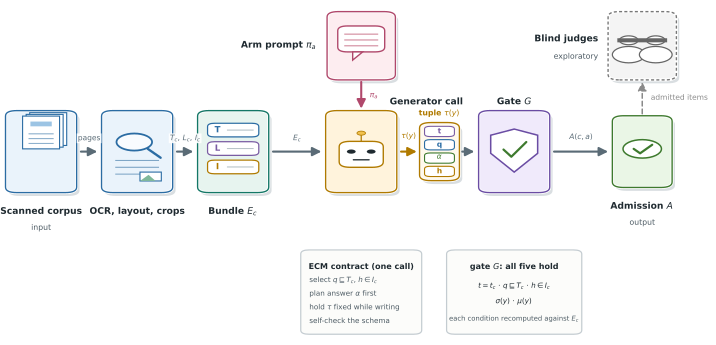

Generate this figure with Python:
#!/usr/bin/env python3
"""Render Fig. 1: ECM-TQAG architecture and data pipeline in one schematic.

Design: a single left-to-right flow with explicit inputs and outputs,
large visible arrowheads, and edge labels placed beside (never on) the
arrows. The architecture side is detailed: the returned evidence tuple
tau(y) is drawn as an explicit four-field object, the four contract
operations are listed under the generator call, the five gate
conditions are listed under the gate, and the bundle E_c is shown
feeding the gate as well as the call. Symbols are kept in sync with
the Method section of main.tex.
"""
from __future__ import annotations

from pathlib import Path

import matplotlib

matplotlib.use("Agg")
import matplotlib.pyplot as plt
from matplotlib.patches import (Circle, Ellipse, FancyArrowPatch,
                                FancyBboxPatch, Polygon, Rectangle)

HERE = Path(__file__).resolve().parent

matplotlib.rcParams.update({
    "font.family": "DejaVu Sans",
    "font.size": 6.5,
    "pdf.fonttype": 42,
    "ps.fonttype": 42,
    "mathtext.fontset": "dejavusans",
})

W, H = 7.16, 3.45
fig = plt.figure(figsize=(W, H), facecolor="white")
ax = fig.add_axes((0.002, 0.004, 0.996, 0.992))
ax.set_xlim(0, 1)
ax.set_ylim(0, 1)
ax.axis("off")

INK = "#1F2A30"
MUTED = "#4C5A63"
ARROW = "#5A6B76"
AMBER = "#B07A00"
TEAL = "#147766"
GRAY = "#8A8A8A"
GREEN = "#3E7A2E"

HW, HH = 0.050, 0.120          # main-row sticker half-size
ROW, TOP = 0.56, 0.87          # main row and top row centres


def sticker(cx, cy, fill, edge, hw=HW, hh=HH, dashed=False):
    w, h = 2 * hw, 2 * hh
    ax.add_patch(FancyBboxPatch(
        (cx - hw + 0.004, cy - hh - 0.010), w, h,
        boxstyle="round,pad=0.0,rounding_size=0.016",
        linewidth=0, facecolor="#D9DEE1", zorder=2))
    ax.add_patch(FancyBboxPatch(
        (cx - hw, cy - hh), w, h,
        boxstyle="round,pad=0.0,rounding_size=0.016",
        linewidth=2.2, edgecolor="white", facecolor=fill, zorder=3))
    ax.add_patch(FancyBboxPatch(
        (cx - hw, cy - hh), w, h,
        boxstyle="round,pad=0.0,rounding_size=0.016",
        linewidth=1.0, edgecolor=edge,
        linestyle=(0, (2.2, 1.6)) if dashed else "solid",
        facecolor="none", zorder=4))


def label(cx, cy, text, sub=None):
    ax.text(cx, cy, text, color=INK, fontsize=6.6, fontweight="bold",
            ha="center", va="top", zorder=8)
    if sub:
        ax.text(cx, cy - 0.050, sub, color=MUTED, fontsize=5.6,
                ha="center", va="top", zorder=8)


def edge(x0, y0, x1, y1, text=None, color=ARROW, dashed=False, lw=1.5,
         side="above", curve=None):
    """Arrow with a big head; optional label offset off the line."""
    kw = dict(arrowstyle="-|>", mutation_scale=13, linewidth=lw,
              color=color, shrinkA=0, shrinkB=0, zorder=5)
    if curve is not None:
        kw["connectionstyle"] = f"arc3,rad={curve}"
    if dashed:
        kw["linestyle"] = (0, (3.0, 2.1))
    ax.add_patch(FancyArrowPatch((x0, y0), (x1, y1), **kw))
    if text:
        mx, my = (x0 + x1) / 2, (y0 + y1) / 2
        if curve is not None:
            my += -0.055 if curve > 0 else 0.055
        elif side == "above":
            my += 0.028
        elif side == "below":
            my -= 0.028
        else:  # right of a vertical arrow
            mx += 0.012
        ha = "left" if side == "right" else "center"
        va = "center" if side == "right" else (
            "bottom" if (side == "above" or (curve or 0) < 0) else "top")
        ax.text(mx, my, text, color=color, fontsize=5.4, ha=ha, va=va,
                zorder=9, bbox=dict(facecolor="white", edgecolor="none",
                                    pad=0.8, alpha=0.9))


def elbow(pts, color=AMBER, lw=1.1, dashed=True):
    """Right-angle connector through the given points, arrow at the end."""
    for (x0, y0), (x1, y1) in zip(pts[:-2], pts[1:-1]):
        ax.plot([x0, x1], [y0, y1], color=color, linewidth=lw,
                linestyle=(0, (3.0, 2.1)) if dashed else "solid",
                zorder=5)
    (x0, y0), (x1, y1) = pts[-2], pts[-1]
    ax.add_patch(FancyArrowPatch((x0, y0), (x1, y1), arrowstyle="-|>",
                                 mutation_scale=11, linewidth=lw,
                                 color=color, shrinkA=0, shrinkB=0,
                                 linestyle=(0, (3.0, 2.1)) if dashed
                                 else "solid", zorder=5))


def panel(cx, top, w, h, title):
    ax.add_patch(FancyBboxPatch(
        (cx - w / 2, top - h), w, h,
        boxstyle="round,pad=0.0,rounding_size=0.012",
        linewidth=0.9, edgecolor="#C4CCD1", facecolor="#FCFCFA",
        zorder=4))
    ax.text(cx, top - 0.038, title, color=INK, fontsize=5.8,
            fontweight="bold", ha="center", va="top", zorder=8)


def chip(cx, cy, text):
    ax.text(cx, cy, text, color=INK, fontsize=4.9, ha="center",
            va="center", zorder=8,
            bbox=dict(facecolor="white", edgecolor=GREEN,
                      boxstyle="round,pad=1.8", linewidth=0.8))


# ------------------------------------------------------------- node centres
CORPUS = (0.055, ROW)
EXTRACT = (0.190, ROW)
BUNDLE = (0.325, ROW)
GEN = (0.505, ROW)
TAU = (0.615, ROW)
GATE = (0.720, ROW)
OUT = (0.900, ROW)
PROMPT = (0.505, TOP)
JUDGE = (0.900, TOP)
THW, THH = 0.028, 0.085        # tau card half-size

# ------------------------------------------------------------- icons
# Scanned corpus: page stack.
sticker(*CORPUS, "#EAF3FB", "#2B6CA3")
sx, sy = CORPUS
for off in (0.010, 0.005, 0.0):
    ax.add_patch(Rectangle((sx - 0.026 + off, sy + 0.008 + off), 0.052,
                           0.096, facecolor="white", edgecolor="#2B6CA3",
                           linewidth=0.8, zorder=5))
ax.add_patch(Rectangle((sx - 0.015, sy + 0.074), 0.030, 0.014,
                       facecolor="#9CC4E4", edgecolor="none", zorder=6))
for yy in (0.052, 0.038, 0.024):
    ax.plot([sx - 0.017, sx + 0.017], [sy + yy, sy + yy],
            color="#7FA6C6", linewidth=0.7, zorder=6)

# Extraction: magnifier over text plus a small crop frame.
sticker(*EXTRACT, "#EAF3FB", "#2B6CA3")
ex, ey = EXTRACT
for yy in (-0.066, -0.046, -0.026):
    ax.plot([ex - 0.030, ex + 0.030], [ey + yy, ey + yy],
            color="#7FA6C6", linewidth=0.8, zorder=5)
ax.add_patch(Ellipse((ex - 0.004, ey + 0.028), 0.050, 0.050,
                     facecolor="#FFFFFFB0", edgecolor="#2B6CA3",
                     linewidth=1.3, zorder=6))
ax.plot([ex + 0.015, ex + 0.033], [ey + 0.008, ey - 0.018],
        color="#2B6CA3", linewidth=1.7, solid_capstyle="round", zorder=6)
ax.add_patch(Rectangle((ex + 0.004, ey - 0.086), 0.030, 0.026,
                       facecolor="white", edgecolor="#2B6CA3",
                       linewidth=0.8, zorder=5))
ax.add_patch(Polygon([(ex + 0.004, ey - 0.086), (ex + 0.016, ey - 0.068),
                      (ex + 0.026, ey - 0.086)],
                     facecolor="#7FB89A", edgecolor="none", zorder=6))

# Bundle: three chips T / L / I.
sticker(*BUNDLE, "#E7F4EF", TEAL)
bx, by = BUNDLE
for k, (ch, col) in enumerate((("T", "#2B6CA3"), ("L", "#7A5CA3"),
                               ("I", AMBER))):
    yy = by + 0.062 - k * 0.054
    ax.add_patch(FancyBboxPatch((bx - 0.036, yy - 0.019), 0.072, 0.040,
                                boxstyle="round,pad=0.0,rounding_size=0.010",
                                facecolor="white", edgecolor=col,
                                linewidth=0.9, zorder=5))
    ax.text(bx - 0.022, yy + 0.001, ch, color=col, fontsize=6.2,
            fontweight="bold", ha="center", va="center", zorder=6)
    ax.plot([bx - 0.008, bx + 0.028], [yy + 0.001, yy + 0.001],
            color="#B9C4C9", linewidth=0.8, zorder=6)

# Arm prompt: chat bubble.
sticker(*PROMPT, "#FDEDF0", "#B0486B", hw=0.048, hh=0.100)
px, py = PROMPT
ax.add_patch(FancyBboxPatch((px - 0.033, py - 0.018), 0.066, 0.076,
                            boxstyle="round,pad=0.0,rounding_size=0.014",
                            facecolor="white", edgecolor="#B0486B",
                            linewidth=1.0, zorder=5))
ax.add_patch(Polygon([(px - 0.012, py - 0.018), (px + 0.002, py - 0.018),
                      (px - 0.012, py - 0.042)],
                     facecolor="white", edgecolor="#B0486B",
                     linewidth=1.0, zorder=5))
for yy in (0.034, 0.017, 0.000):
    ax.plot([px - 0.023, px + 0.023], [py + yy, py + yy],
            color="#D797A8", linewidth=0.9, zorder=6)

# Generator call: robot head.
sticker(*GEN, "#FFF3DC", AMBER)
gx0, gy0 = GEN
ax.add_patch(FancyBboxPatch((gx0 - 0.031, gy0 - 0.046), 0.062, 0.076,
                            boxstyle="round,pad=0.0,rounding_size=0.016",
                            facecolor="white", edgecolor=AMBER,
                            linewidth=1.0, zorder=5))
ax.plot([gx0, gx0], [gy0 + 0.030, gy0 + 0.048], color=AMBER,
        linewidth=0.9, zorder=5)
ax.add_patch(Circle((gx0, gy0 + 0.054), 0.006, facecolor="#F2C14E",
                    edgecolor=AMBER, linewidth=0.6, zorder=6))
ax.add_patch(Circle((gx0 - 0.014, gy0 + 0.000), 0.0062, facecolor=INK,
                    edgecolor="none", zorder=6))
ax.add_patch(Circle((gx0 + 0.014, gy0 + 0.000), 0.0062, facecolor=INK,
                    edgecolor="none", zorder=6))
ax.plot([gx0 - 0.011, gx0 + 0.011], [gy0 - 0.024, gy0 - 0.024],
        color=INK, linewidth=1.0, solid_capstyle="round", zorder=6)

# Evidence tuple card: four fields t / q / alpha / h.
sticker(*TAU, "#FFF9EC", AMBER, hw=THW, hh=THH)
tx, ty = TAU
for k, (ch, col) in enumerate((("t", "#7A5CA3"), ("q", "#2B6CA3"),
                               ("$\\alpha$", GREEN), ("h", AMBER))):
    yy = ty + 0.058 - k * 0.039
    ax.add_patch(FancyBboxPatch((tx - 0.021, yy - 0.014), 0.042, 0.030,
                                boxstyle="round,pad=0.0,rounding_size=0.008",
                                facecolor="white", edgecolor=col,
                                linewidth=0.8, zorder=5))
    ax.text(tx, yy + 0.001, ch, color=col, fontsize=5.4,
            fontweight="bold", ha="center", va="center", zorder=6)

# Gate: shield with check.
sticker(*GATE, "#F0EAFB", "#6A4CA3")
gx, gy = GATE
shield = [(gx, gy + 0.066), (gx + 0.033, gy + 0.048), (gx + 0.033, gy - 0.005),
          (gx, gy - 0.060), (gx - 0.033, gy - 0.005), (gx - 0.033, gy + 0.048)]
ax.add_patch(Polygon(shield, facecolor="white", edgecolor="#6A4CA3",
                     linewidth=1.1, zorder=5))
ax.plot([gx - 0.015, gx - 0.004, gx + 0.017],
        [gy + 0.006, gy - 0.015, gy + 0.028],
        color=GREEN, linewidth=1.6, solid_capstyle="round", zorder=6)

# Output: badge with check.
sticker(*OUT, "#EAF6E6", GREEN, hw=0.042, hh=0.105)
ox, oy = OUT
ax.add_patch(Circle((ox, oy + 0.008), 0.027, facecolor="white",
                    edgecolor=GREEN, linewidth=1.1, zorder=5))
ax.plot([ox - 0.012, ox - 0.003, ox + 0.014],
        [oy + 0.008, oy - 0.005, oy + 0.020],
        color=GREEN, linewidth=1.6, solid_capstyle="round", zorder=6)

# Blind judges: two masked heads, dashed sticker.
sticker(*JUDGE, "#F4F4F4", "#777777", hw=0.048, hh=0.100, dashed=True)
jx, jy = JUDGE
for off in (-0.019, 0.019):
    ax.add_patch(Circle((jx + off, jy + 0.016), 0.013, facecolor="white",
                        edgecolor="#666666", linewidth=0.9, zorder=5))
    ax.add_patch(Ellipse((jx + off, jy - 0.026), 0.046, 0.048,
                         facecolor="white", edgecolor="#666666",
                         linewidth=0.9, zorder=5))
ax.add_patch(Rectangle((jx - 0.035, jy + 0.010), 0.070, 0.012,
                       facecolor="#666666", edgecolor="none", zorder=6))

# ------------------------------------------------------------- labels
label(CORPUS[0], CORPUS[1] - HH - 0.042, "Scanned corpus", "input")
label(EXTRACT[0], EXTRACT[1] - HH - 0.042, "OCR, layout, crops")
label(BUNDLE[0], BUNDLE[1] - HH - 0.042, "Bundle $E_c$")
label(OUT[0], OUT[1] - 0.105 - 0.042, "Admission $A$", "output")
# generator and gate labels sit above their stickers so the detail
# connectors below stay clear
ax.text(GEN[0] + 0.040, GEN[1] + HH + 0.012, "Generator call",
        color=INK, fontsize=6.6, fontweight="bold", ha="left",
        va="bottom", zorder=8)
ax.text(GATE[0], GATE[1] + HH + 0.012, "Gate $G$", color=INK,
        fontsize=6.6, fontweight="bold", ha="center", va="bottom",
        zorder=8)
ax.text(TAU[0], TAU[1] + THH + 0.010, "tuple $\\tau(y)$", color=AMBER,
        fontsize=5.6, fontweight="bold", ha="center", va="bottom",
        zorder=8)
# prompt and judge labels sit left of their stickers so the vertical
# arrows never cross text
ax.text(PROMPT[0] - 0.048 - 0.014, PROMPT[1], "Arm prompt $\\pi_a$",
        color=INK, fontsize=6.6, fontweight="bold", ha="right",
        va="center", zorder=8)
ax.text(JUDGE[0] - 0.048 - 0.014, JUDGE[1] + 0.02, "Blind judges",
        color=INK, fontsize=6.6, fontweight="bold", ha="right",
        va="center", zorder=8)
ax.text(JUDGE[0] - 0.048 - 0.014, JUDGE[1] - 0.032, "exploratory",
        color=MUTED, fontsize=5.6, ha="right", va="center", zorder=8)

# ------------------------------------------------------------- detail panels
PT, PH = 0.272, 0.247          # panel top and height
panel(GEN[0], PT, 0.170, PH, "ECM contract (one call)")
for k, line in enumerate((
        "select $q\\sqsubseteq T_c$, $h\\in\\mathit{I}_c$",
        "plan answer $\\alpha$ first",
        "hold $\\tau$ fixed while writing",
        "self-check the schema")):
    ax.text(GEN[0] - 0.073, PT - 0.078 - k * 0.040, line, color=MUTED,
            fontsize=5.2, ha="left", va="top", zorder=8)

panel(GATE[0], PT, 0.190, PH, "gate $G$: all five hold")
ax.text(GATE[0], PT - 0.095,
        "$t=t_c\\,\\cdot\\,q\\sqsubseteq T_c\\,\\cdot\\,"
        "h\\in\\mathit{I}_c$",
        color=INK, fontsize=5.2, ha="center", va="top", zorder=8)
ax.text(GATE[0], PT - 0.140, "$\\sigma(y)\\,\\cdot\\,\\mu(y)$",
        color=INK, fontsize=5.2, ha="center", va="top", zorder=8)
ax.text(GATE[0], PT - 0.192, "each condition recomputed against $E_c$",
        color=MUTED, fontsize=4.9, ha="center", va="top", zorder=8)

# ------------------------------------------------------------- flow arrows
g = HW + 0.006
edge(CORPUS[0] + g, ROW, EXTRACT[0] - g, ROW, "pages")
edge(EXTRACT[0] + g, ROW, BUNDLE[0] - g, ROW, "$T_c,\\,L_c,\\,\\mathit{I}_c$")
edge(BUNDLE[0] + g, ROW, GEN[0] - g, ROW, "$E_c$")
edge(GEN[0] + g, ROW, TAU[0] - THW - 0.004, ROW, "$\\tau(y)$", color=AMBER)
edge(TAU[0] + THW + 0.004, ROW, GATE[0] - g, ROW)
edge(GATE[0] + g, ROW, OUT[0] - 0.048, ROW, "$A(c,a)$")
edge(PROMPT[0], TOP - 0.100 - 0.006, GEN[0], ROW + HH + 0.006, "$\\pi_a$",
     side="right", color="#B0486B")
edge(OUT[0], OUT[1] + 0.111, JUDGE[0], TOP - 0.100 - 0.006,
     "admitted items", side="right", color=GRAY, dashed=True, lw=1.1)

pdf = HERE / "figure_ecm_tqag_method.pdf"
fig.savefig(pdf, format="pdf", dpi=600, facecolor="white")
print(f"wrote {pdf.name}")

if __import__("os").environ.get("ECM_PREVIEW"):
    fig.savefig(HERE / "_prev_m.png", format="png", dpi=220,
                facecolor="white")
    print("wrote _prev_m.png")
